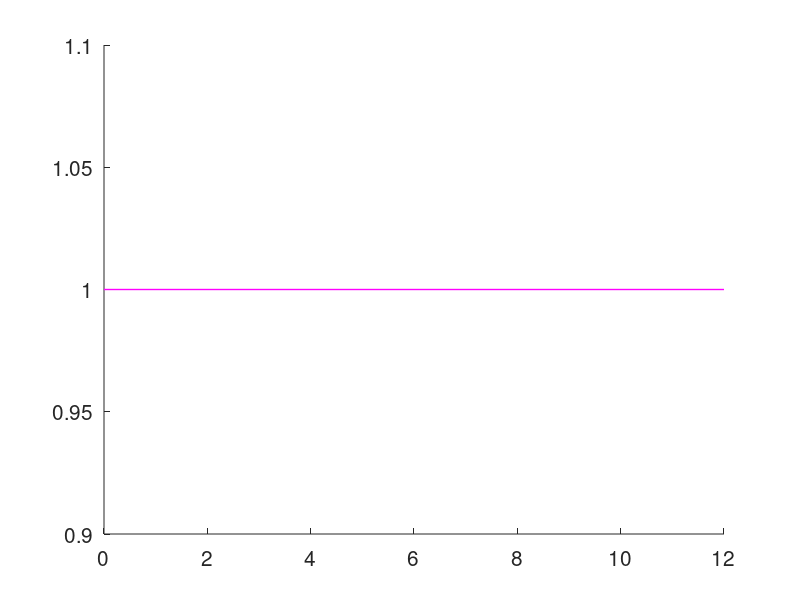

The MATLAB script that drew this image: (Note: this script raises an error after producing the figure.)
% Diskreter Regelkreis RK_diskr_T11.m
% Getestet mit MATLAB + CST und 
% mit GNU Octave + Control-Package
% Manfred Lohoefener, HS Merseburg, Maerz 2017

clear; close all

% Parameter
K_S = 1.5;      % Proportionalfaktor
T_1 = 3.0;      % [s] Zeitkonstante
T_2 = 1.0;      % [s] Zeitkonstante

T_U = 0.45;     % [s] Verzugszeit
T_G = 5.20;     % [s] Ausgleichszeit

T_E = 12;       % [s] Simulationsdauer
T_0 = 0.25;     % [s] Abtastzeit
%T_0 = 0.01;          % [s] Abtastzeit
s   = tf ('s'); % Laplace-Op

% Kontinuierliche und diskrete Strecke
G_S  = K_S / (1 + (T_1+T_2)*s + T_1*T_2*s^2);
G_Sd = c2d (G_S, T_0);

% PID-Regler nach Chien, Hrones und Reswick fuer Störung periodisch
K_R = 1.2*T_G / (K_S*T_U);
T_N = 2 * T_U;
T_V = 0.42 * T_U;

% PID-Regler nach Übergangsfunktion, Takahashi (1.1)
K_R = 1.2*T_G / (K_S*(T_U+T_0));
T_N = 2*(T_U+T_0/2)^2 / (T_U+T_0);
T_V = (T_U+T_0) / 2;

q_i = [K_R*(1+T_0/(2*T_N)+T_V/T_0) ...
      -K_R*(1-T_0/(2*T_N)+2*T_V/T_0) K_R*T_V/T_0];
p_i = [1 -1 0];
G_R = tf (q_i, p_i, T_0);

G_w = feedback (G_R, G_Sd);     % Regelkreis w -> y
G_z = feedback (-G_Sd*G_R, -1); % Regelkreis z -> y

figure ('Name', 'Fuehrung', 'NumberTitle', 'off', 'Position', [0 100 800 600]);
  set (gca, 'FontSize', 15); hold on
  plot ([0 T_E], [1 1], 'm', 'LineWidth', 1)
  [x_y, t_y, y_wy, t_wy] = cont_sim (G_S, G_w, T_E, 0, 0);
  plot (t_y, x_y, 'LineWidth', 1)
  stairs (t_wy, y_wy)
  set (findobj (gcf, 'type', 'line'), 'LineWidth', 1);
  axis ([0 T_E -2 2])
  title ('Diskrete Fuehrungssprungantwort nach Takahashi (1.1)', 'fontsize', 18)
  xlabel ('Zeit [s]')
  ylabel ('h(t)')
  legend ('w(t)', 'x(t)', 'y(t)')
  legend boxoff
  txt = {'Streckenparameter K_S, T_1, T_2:'; num2str([K_S T_1 T_2]); ' '
         'Reglerparameter K_R, T_N, T_V:'; num2str([K_R T_N T_V]); ' '
         evalc('G_R')};
  text (5, -0.5, txt, 'fontsize', 13)
  printgcf (mfilename, 0)

figure ('Name', 'Stoerung', 'NumberTitle', 'off', 'Position', [200 200 800 600]);
  set (gca, 'FontSize', 15); hold on
  plot ([0 T_E], [1 1], 'm', 'LineWidth', 1)
  [x_z, t_y, y_zy, t_zy] = cont_sim (G_S, G_z, T_E, 0, 1);
  plot (t_y, x_z, 'LineWidth', 1)
  stairs (t_zy, y_zy)
  set (findobj (gcf, 'type', 'line'), 'LineWidth', 1);
  axis ([0 T_E -1.6 1.1])
  title ('Diskrete Stoersprungantwort nach Takahashi (1.1)', 'fontsize', 18)
  xlabel ('Zeit [s]')
  ylabel ('h(t)')
  legend ('z(t)', 'x(t)', 'y(t)')
  legend boxoff
  txt = {'Streckenparameter K_S, T_1, T_2:'; num2str([K_S T_1 T_2]); ' '
         'Reglerparameter K_R, T_N, T_V:'; num2str([K_R T_N T_V]); ' '
         evalc('G_R')};
  text (5, -0.3, txt, 'fontsize', 13)
  printgcf (mfilename, 0)

figure ('Name', 'Pol-Nullstellen', 'NumberTitle', 'off', 'Position', [100 0 800 600]);
  set (gca, 'FontSize', 15); hold on
  pzmap (G_z)
  set (findobj (gcf, 'type', 'line'), 'LineWidth', 2);
  plot_circ ('m')                 % Einheitskreis
  title ('Diskretes Pol-Nullstellenbild nach Takahashi (1.1)', 'fontsize', 18)
  xlabel ('Realteil')
  ylabel ('Imaginaerteil')
  legend ('Polstellen', 'Nullstellen', 'Einheitskreis', 'location', 'north')
  legend boxoff
  txt = {'Nullstellen Regelkreis:'; num2str(zero (G_z)'); ' '
        'Polstellen Regelkreis:'; num2str(pole (G_z)')};
  text (-0.8, -0.3, txt, 'fontsize', 11)
  printgcf (mfilename, 0)

% Regelguete berechnen
  e_w = 1-x_y;
  RG = e_w'*e_w*T_0;
  disp ('Regelgüte bei Führung')
  disp (RG)
